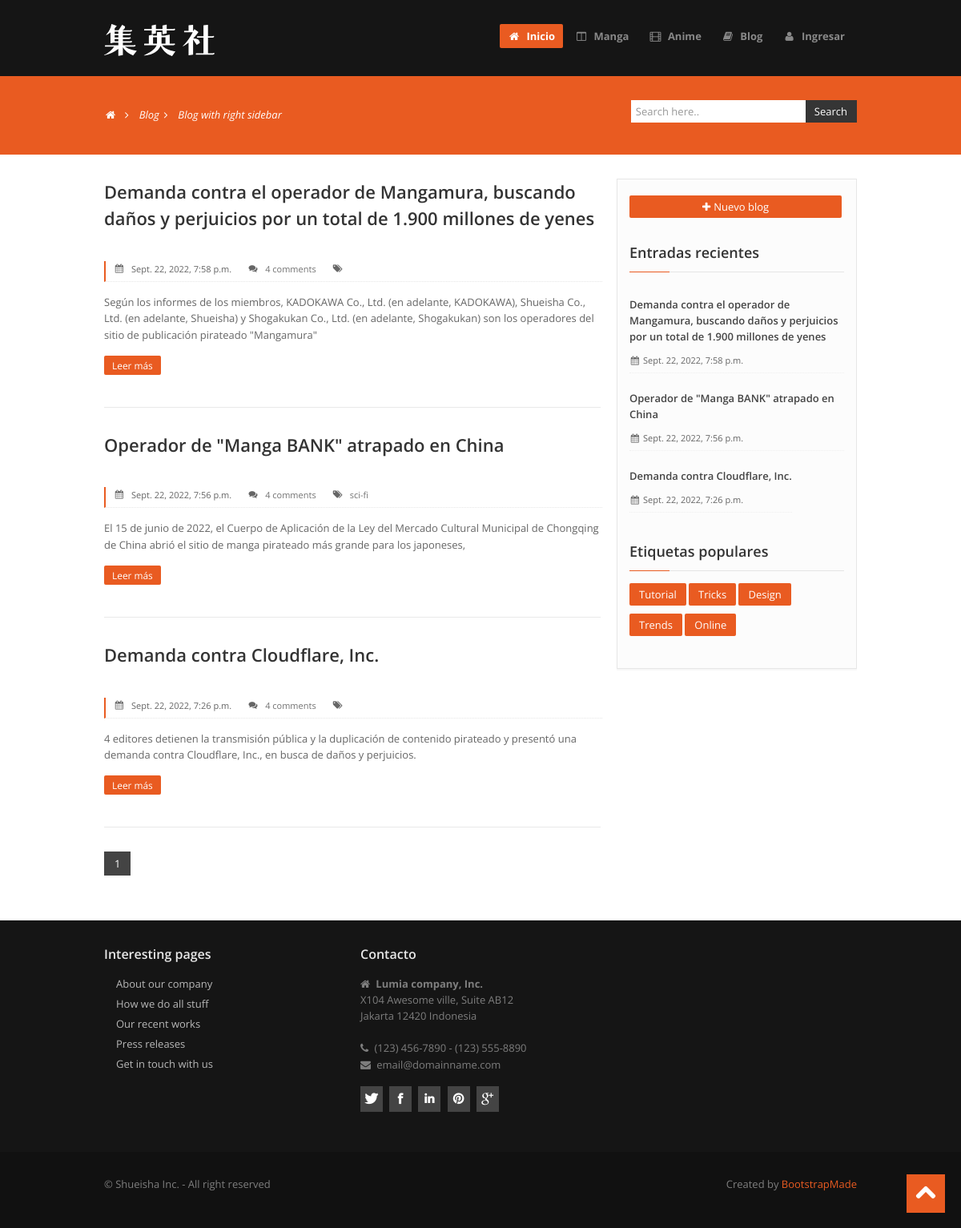
Screenshot of /blog/ with the database file from the repository.
### main/models.py (models this page shows, shortened)
class Blog(models.Model):
    class Meta:
        verbose_name_plural = 'Blogs'
        verbose_name = 'Blog'
        ordering = ["-fecha"] #ordenar blogs por fecha
    fecha = models.DateTimeField(auto_now_add=True)
    autor = models.ForeignKey(Autor, on_delete=models.CASCADE, null=True)
    titulo = models.CharField(max_length=200, blank=True, null=True)
    descripcion = models.CharField(max_length=500, blank=True, null=True)
    contenido = RichTextUploadingField(blank=True, null=True)
    slug = models.SlugField(null=True, blank=True)
    imagen = models.ImageField(blank=True, null=True, upload_to="blog")
    etiquetas = models.ManyToManyField(Etiqueta, blank=True)

class Etiqueta(models.Model):
    class Meta:
       verbose_name_plural = 'Etiquetas'
       verbose_name = 'Etiqueta'
       ordering = ['nombre'] #ordenar etiquetas por nombre
    nombre = models.CharField(max_length=100, null=True)
    def __str__(self):
        return self.nombre

### main/views.py (the view)
# urls.py: path('blog/', views.BlogView.as_view(), name="blogs"),
class BlogView(generic.ListView, RecentBlogs):
    model = Blog
    template_name = "main/blog.html"
    paginate_by = 4 # Mostrar 4 por página
    def get_queryset(self):
        return super().get_queryset().all() #Tomar todos los blogs sin filtrar

### main/views.py (called while the page is built)
    def get_context_data(self, **kwargs):
        context = super().get_context_data(**kwargs)
        recent_blogs = Blog.objects.all()[:4] # Tomar 4 últimos blogs
        context["recentBlogs"] = recent_blogs # Anexar al contexto
        return context

### shueishaWebApp/context_processors.py (called while the page is built)
def project_context(request):
    context = {
        'me' : User.objects.first(), # Tomar el primer objeto de la consulta a la tabla User
    }
    return context

### main/templates/main/blog.html (shortened to what this page needs)
{% extends 'main/base.html' %}
{% load static %}
{% block content %}
    <section id="subintro">
      <div class="container">
        <div class="row">
          <div class="span8">
            <ul class="breadcrumb">
              <li><a href="#"><i class="icon-home"></i></a><i class="icon-angle-right"></i></li>
              <li><a href="#">Blog</a><i class="icon-angle-right"></i></li>
              <li class="active">Blog with right sidebar</li>
            </ul>
          </div>
          <div class="span4">
            <div class="search">
              <form class="input-append">
                <input class="search-form" id="appendedPrependedInput" type="text" placeholder="Search here.." />
                <button class="btn btn-dark" type="submit">Search</button>
              </form>
            </div>
          </div>
        </div>
      </div>
    </section>
    <section id="maincontent">
      <div class="container">
        <div class="row">
          <div class="span8">
            {% for obj in object_list %}
            <article class="blog-post">
              <div class="post-heading">
                <h3><a href="{% url 'main:blog' slug=obj.slug %}">{{obj.titulo}}</a></h3>
              </div>
              <div class="row">
                <div class="span8">
                  {% if obj.imagen %}
                  <div class="post-image">
                  </div>
                  {% endif %}
                  <ul class="post-meta">
                    <li class="first"><i class="icon-calendar"></i><span>{{obj.fecha}}</span></li>
                    <li><i class="icon-comments"></i><span><a href="#">4 comments</a></span></li>
                    <li class="last"><i class="icon-tags"></i><span>
                      {% for etiqueta in obj.etiquetas.all %}
                        <a href="#">{{etiqueta}}</a>{% if not forloop.last%}, {% endif %}
                      {% endfor %}
                      </span>
                    </li>
                  </ul>
                  <div class="clearfix">
                  </div>
                  <p>
                    {{obj.descripcion}}
                  </p>
                  <a href="{% url 'main:blog' slug=obj.slug %}" class="btn btn-small btn-theme">Leer más</a>
                </div>
              </div>
            </article>
            {% endfor %}
            {% include 'main/partials/page-number.html' %}
          </div>
          <div class="span4">
            <aside>
              <div class="widget">
                <a href="{% url 'main:blog-create' %}"" class="btn btn-theme" style="width: 90%;"><i class="icon-plus"></i>Nuevo blog</a>
              </div>
              {% include 'main/partials/recent-blogs.html' %}
              <div class="widget">
                <h4 class="rheading">Etiquetas populares<span></span></h4>
                <ul class="tags">
                  <li><a href="#" class="btn">Tutorial</a></li>
                  <li><a href="#" class="btn">Tricks</a></li>
                  <li><a href="#" class="btn">Design</a></li>
                  <li><a href="#" class="btn">Trends</a></li>
                  <li><a href="#" class="btn">Online</a></li>
                </ul>
              </div>
            </aside>
          </div>
        </div>
      </div>
    </section>
{% endblock %}

### main/templates/main/partials/recent-blogs.html (shortened to what this page needs)
{% load static %}
<div class="widget">
    <h4 class="rheading">Entradas recientes<span></span></h4>
    <ul class="recent-posts">
    {% for b in recentBlogs %}
      <li><a href="{% url 'main:blog' slug=b.slug %}">{{b.titulo}}</a>
        <span class="date"><i class="icon-calendar"></i>{{b.fecha}}</span>
        <span class="comment">&nbsp;</span>
      </li>
    {% endfor %}
    </ul>
</div>

### static/css/style.css (style rules this page uses)
.row { margin-bottom:30px; }
#maincontent { z-index:1000; margin-top:0px; }
section#subintro { width: 100%; color: #fff; height:auto; margin: 0 auto; padding: 0; margin-bottom:30px; }
.rheading { margin-bottom: 24px; }
.rheading { position: relative; border-bottom: #e9e9e9 1px solid; padding-bottom: 9px; }
.rheading span { position: absolute; width: 50px; height: 1px; bottom: -1px; left: 0; }
aside { background:#fcfcfc; padding:20px 15px 0 15px; margin: 0 0 30px 0; border: 1px solid #e6e6e6; -webkit-box-shadow: 0 2px 0 rgba(0,0,0,0.03); -moz-box-shadow: 0 2px 0 rgba(0,0,0,0.03); box-shadow: 0 2px 0 rgba(0,0,0,0.03); -webkit-box-sizing: border-box; -moz-box-sizing: border-box; box-sizing: border-box; }
aside .widget { margin-bottom:30px; }
aside .widget ul { list-style:none; margin-left:0; }
aside .widget ul li { border-bottom:1px dotted #efefef; margin:15px 0 0 0; padding-bottom:5px; }
aside .widget h4 { border-bottom:1px solid #e5e5e5; padding-bottom:10px; margin-bottom:15px; }
aside .widget ul.recent-posts li { overflow:hidden; display:inline-block; }
aside .widget ul.recent-posts li a { color:#444; text-align:left; font-weight:600; }
aside .widget ul.recent-posts li span.date { float:left; font-size:11px; margin-top:10px; }
aside .widget ul.recent-posts li span.comment { float:left; margin-left:20px; font-size:11px; margin-top:10px; }
aside .widget ul.tags li { display:inline; border:none; }
aside .widget ul.tags li a { margin-bottom:10px; border:none; color:#fff; }
article.blog-post { padding-bottom:10px; margin-bottom:30px; border-bottom:1px solid #e9e9e9; }
article.blog-post .post-heading h3 a { color:#333; }
ul.post-meta { float:left; width:100%; list-style:none; padding:0 0 5px 0; border-bottom:1px dotted #e6e6e6; margin:0 0 15px 0; }
ul.post-meta li { float:left; list-style:none; margin:0; margin:0 10px 0 10px; font-size:11px; }
ul.post-meta li a { color:#737373; }
ul.post-meta li i { float:left; margin-top:4px; }
ul.post-meta li span { float:left; margin-left:5px; }
[class^="icon-"], [class*=" icon-"] { float:none; }
[class^="icon-"], [class*=" icon-"] { margin-top: 1px; margin-right: .3em; }
#subintro .breadcrumb { margin:30px 0 0; background:none; }
#subintro ul.breadcrumb li { margin-bottom:0; padding-bottom:0; color:#fff; font-style:italic; }
#subintro ul.breadcrumb li a { color:#fff; }
.breadcrumb > li { display: inline-block; *display: inline; line-height:1.6em; *zoom: 1; }
#subintro .search { margin:30px 0 0; padding:0; float:right; }
#subintro .search input { border:none; font-size:13px; font-family:'Open Sans', Arial, sans-serif; }
#subintro .search button { border:none; font-size:13px; font-family:'Open Sans', Arial, sans-serif; background:#353535; color:#fff; text-shadow:none; }

### static/color/orange.css (style rules this page uses)
a { color: #e95b21 ; }
.btn-theme { background: #e95b21 ; }
.rheading span { background: #e95b21 ; }
aside .widget ul.tags li a { background: #e95b21 ; }
.post-meta { border-left:2px solid #e95b21 ; }
section#subintro { background: #e95b21 ; }

### rows the page displays
Blog: titulo "Demanda contra el operador de Mangamura, buscando daños y perjuicios por un total de 1.900 millones de yenes", fecha "Sept. 22, 2022, 7:58 p.m.", descripcion "Según los informes de los miembros, KADOKAWA Co., Ltd. (en adelante, KADOKAWA), Shueisha Co., Ltd. (en adelante, Shueisha) y Shogakukan Co., Ltd. (en adelante, Shogakukan) son los operadores del sitio de publicación pirateado \"Mangamura\""
Blog: titulo "Operador de \"Manga BANK\" atrapado en China", fecha "Sept. 22, 2022, 7:56 p.m.", descripcion "El 15 de junio de 2022, el Cuerpo de Aplicación de la Ley del Mercado Cultural Municipal de Chongqing de China abrió el sitio de manga pirateado más grande para los japoneses,"
Etiqueta: nombre "sci-fi"
Blog: titulo "Demanda contra Cloudflare, Inc.", fecha "Sept. 22, 2022, 7:26 p.m.", descripcion "4 editores detienen la transmisión pública y la duplicación de contenido pirateado y presentó una demanda contra Cloudflare, Inc., en busca de daños y perjuicios."

### other values shown
{{ page_num }} "1"
